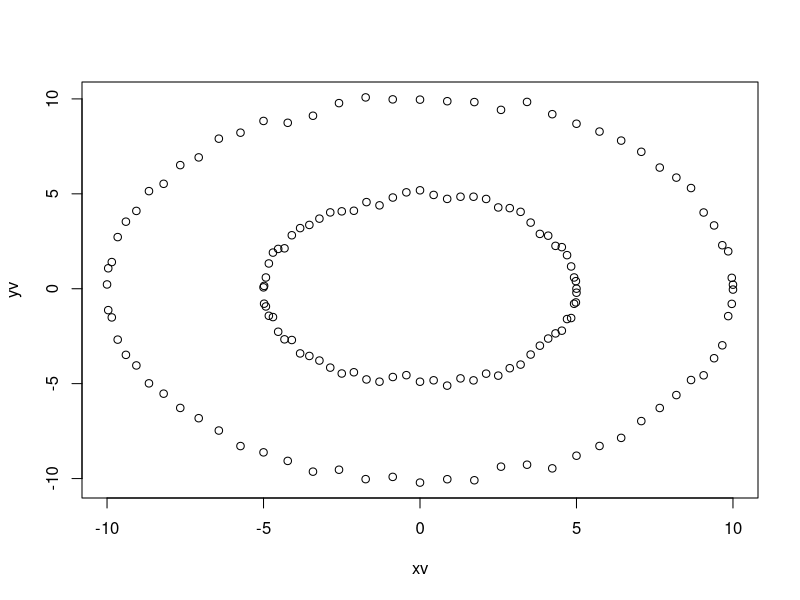
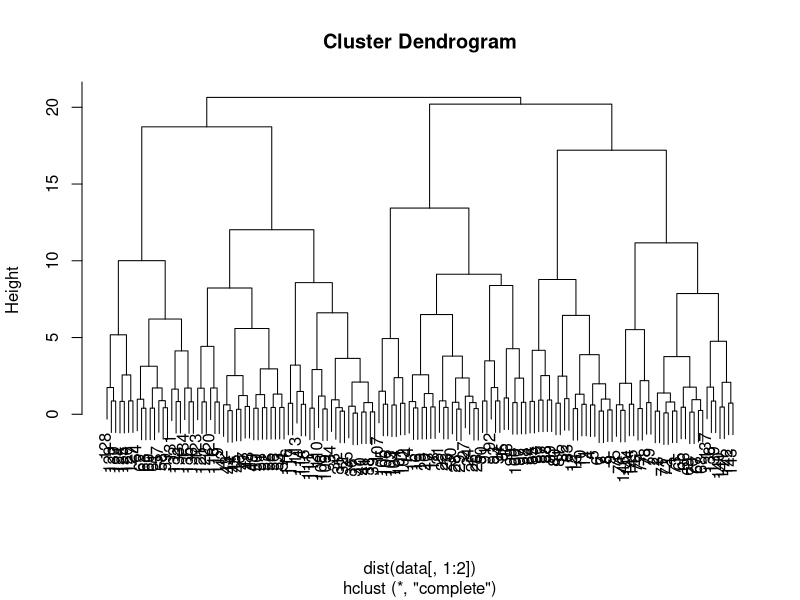
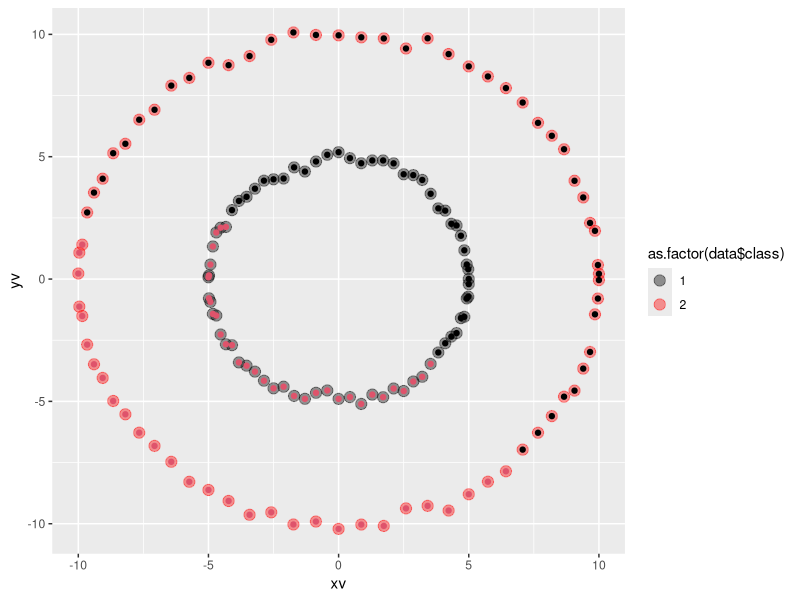
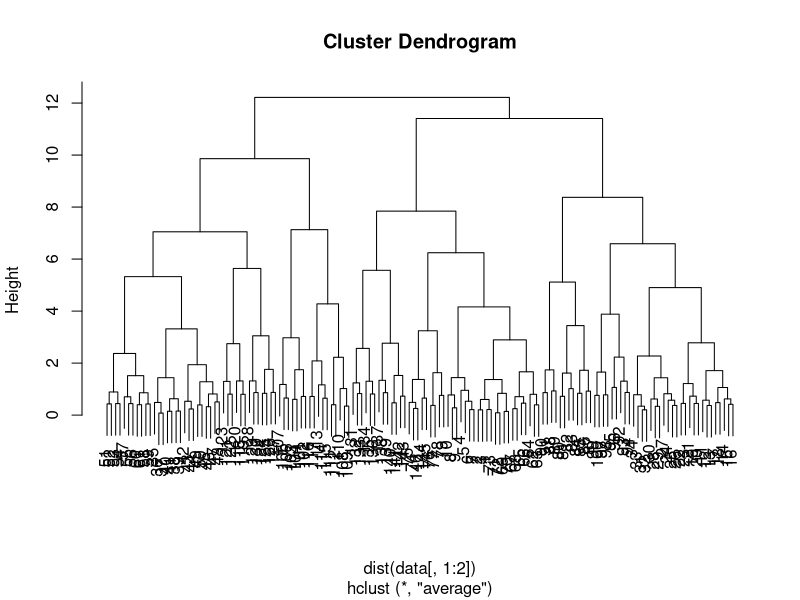
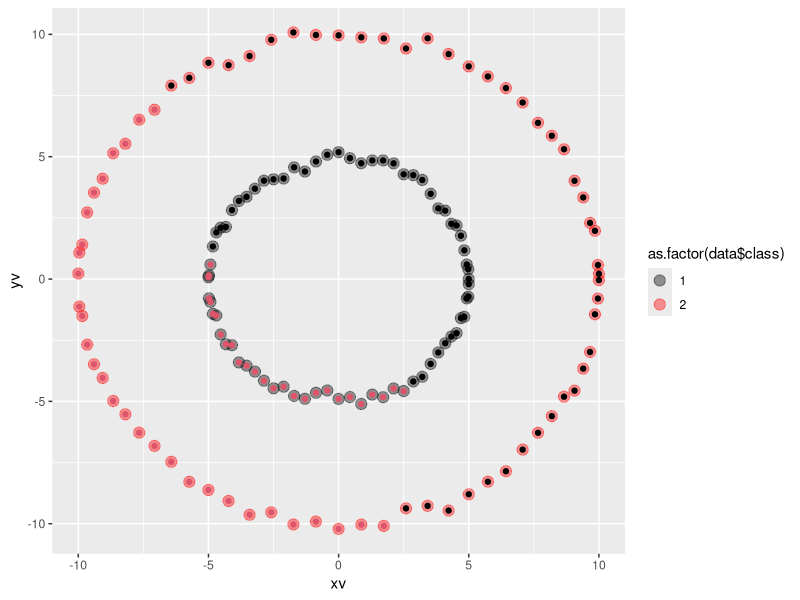
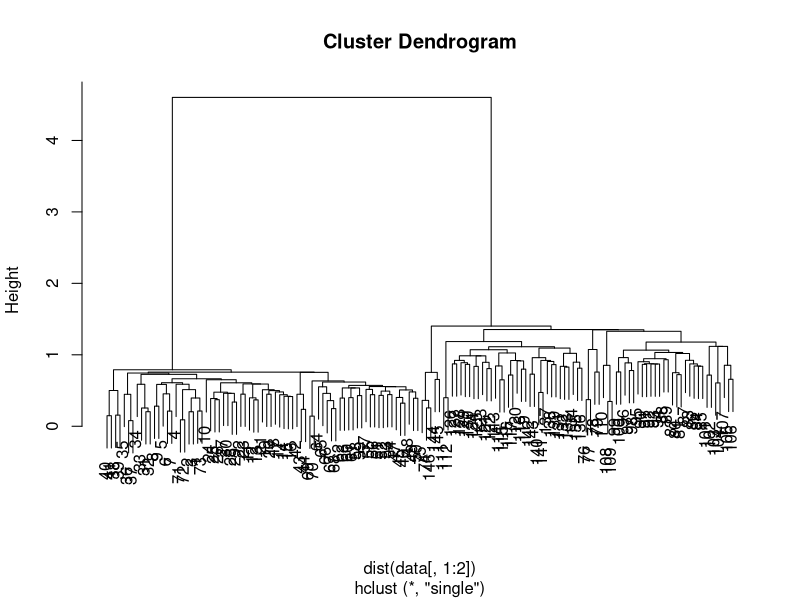
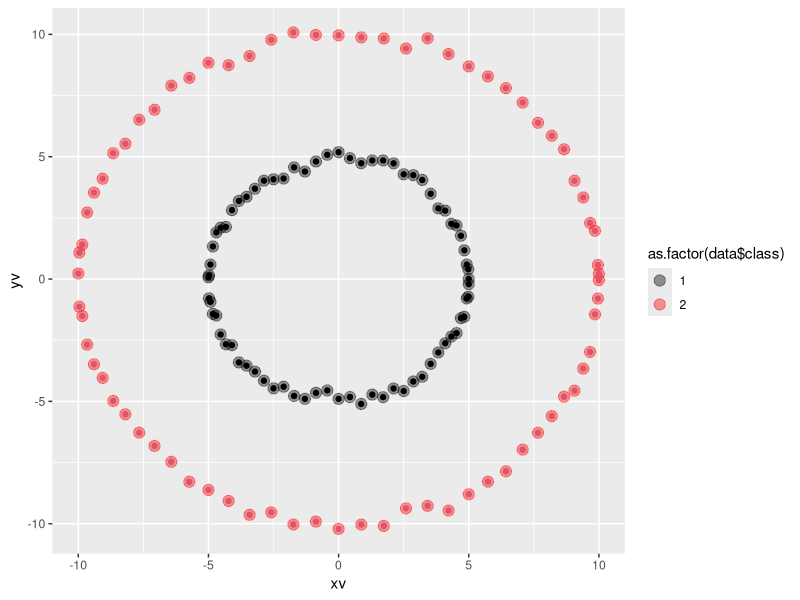
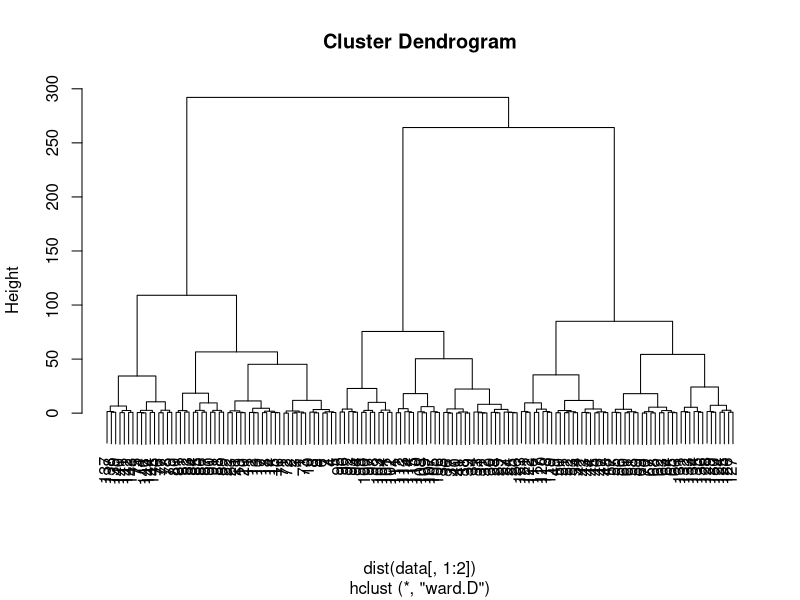

Generate these figures, in order, with R:
# Define input array with angles from 60deg to 300deg converted to radians
install.packages("ggplot2", dependencies = TRUE, repos = "http://cran.us.r-project.org")
install.packages("ggplot2")
library(ggplot2)

i <- seq(0, 360, 5)
theta <- i * pi / 180
r1 <- 5
r2 <- 10
set.seed(10)
x1 <- r1 * cos(theta)
y1 <- r1 * sin(theta) + rnorm(length(x1), 0, 0.2)
data_1 <- data.frame(x1, y1, 1)
names(data_1) <- c("xv", "yv", "class")
x2 <- r2 * cos(theta)
y2 <- r2 * sin(theta) + rnorm(length(x2), 0, 0.2)
data_2 <- data.frame(x2, y2, 2)
names(data_2) <- c("xv", "yv", "class")
data <- rbind(data_1, data_2)
plot(data[,1:2])

clusterPlot <- function(type) {
  clusters <- hclust(dist(data[,1:2]), method = type)
  plot(clusters)
  
  clusterCut <- cutree(clusters, 2)
  show(table(clusterCut, data$class)) # show required, else will not print
  
  ggplot(data, aes(xv, yv, color = as.factor(data$class))) + 
      geom_point(alpha = 0.4, size = 3.5) +
      geom_point(col = clusterCut) + 
      scale_color_manual(values = c('black', 'red'))
}

dev.off()
clusterPlot('complete')
dev.off()
clusterPlot('average')
dev.off()
clusterPlot('single')
dev.off()
clusterPlot('ward.D')
